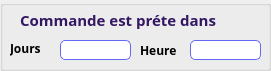
    <widget class="QGroupBox" name="groupBox_2">
     <property name="geometry">
      <rect>
       <x>10</x>
       <y>290</y>
       <width>271</width>
       <height>71</height>
      </rect>
     </property>
     <property name="styleSheet">
      <string notr="true">#groupBox_2{
background-color:white;
}</string>
     </property>
     <property name="title">
      <string/>
     </property>
     <widget class="QLabel" name="label_43">
      <property name="geometry">
       <rect>
        <x>140</x>
        <y>40</y>
        <width>51</width>
        <height>20</height>
       </rect>
      </property>
      <property name="font">
       <font>
        <family>Montserrat ExtraBold</family>
        <weight>75</weight>
        <bold>true</bold>
       </font>
      </property>
      <property name="text">
       <string>Heure</string>
      </property>
     </widget>
     <widget class="QLineEdit" name="lineEdit_16">
      <property name="geometry">
       <rect>
        <x>190</x>
        <y>40</y>
        <width>71</width>
        <height>20</height>
       </rect>
      </property>
      <property name="styleSheet">
       <string notr="true">border:1px solid #6568f3;
padding-left:7px;
border-radius:5px;</string>
      </property>
     </widget>
     <widget class="QLabel" name="label_41">
      <property name="geometry">
       <rect>
        <x>10</x>
        <y>40</y>
        <width>81</width>
        <height>16</height>
       </rect>
      </property>
      <property name="font">
       <font>
        <family>Montserrat ExtraBold</family>
        <weight>75</weight>
        <bold>true</bold>
       </font>
      </property>
      <property name="mouseTracking">
       <bool>true</bool>
      </property>
      <property name="text">
       <string>Jours</string>
      </property>
     </widget>
     <widget class="QLineEdit" name="lineEdit_15">
      <property name="geometry">
       <rect>
        <x>60</x>
        <y>40</y>
        <width>71</width>
        <height>20</height>
       </rect>
      </property>
      <property name="styleSheet">
       <string notr="true">border:1px solid #6568f3;
padding-left:7px;
border-radius:5px;</string>
      </property>
     </widget>
     <widget class="QLabel" name="label_46">
      <property name="geometry">
       <rect>
        <x>20</x>
        <y>10</y>
        <width>251</width>
        <height>20</height>
       </rect>
      </property>
      <property name="font">
       <font>
        <family>Montserrat ExtraBold</family>
        <pointsize>-1</pointsize>
        <weight>75</weight>
        <bold>true</bold>
       </font>
      </property>
      <property name="styleSheet">
       <string notr="true">color:#341763;
font-size:15px;</string>
      </property>
      <property name="text">
       <string>Commande est préte dans</string>
      </property>
     </widget>
    </widget>
